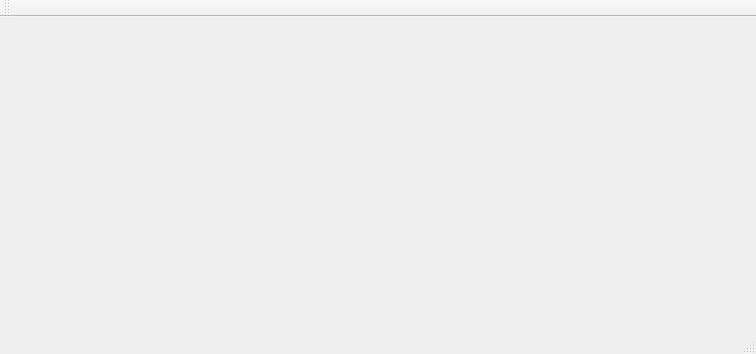
<?xml version="1.0" encoding="UTF-8"?>
<ui version="4.0">
 <class>MainWindow</class>
 <widget class="QMainWindow" name="MainWindow">
  <property name="geometry">
   <rect>
    <x>0</x>
    <y>0</y>
    <width>756</width>
    <height>354</height>
   </rect>
  </property>
  <property name="windowTitle">
   <string>MainWindow</string>
  </property>
  <widget class="CGLWidget" name="centralWidget"/>
  <widget class="QMenuBar" name="menuBar">
   <property name="geometry">
    <rect>
     <x>0</x>
     <y>0</y>
     <width>756</width>
     <height>21</height>
    </rect>
   </property>
  </widget>
  <widget class="QToolBar" name="mainToolBar">
   <attribute name="toolBarArea">
    <enum>TopToolBarArea</enum>
   </attribute>
   <attribute name="toolBarBreak">
    <bool>false</bool>
   </attribute>
  </widget>
  <widget class="QStatusBar" name="statusBar"/>
 </widget>
 <layoutdefault spacing="6" margin="11"/>
 <customwidgets>
  <customwidget>
   <class>CGLWidget</class>
   <extends>QWidget</extends>
   <header>cglwidget.h</header>
   <container>1</container>
  </customwidget>
 </customwidgets>
 <resources/>
 <connections/>
</ui>
